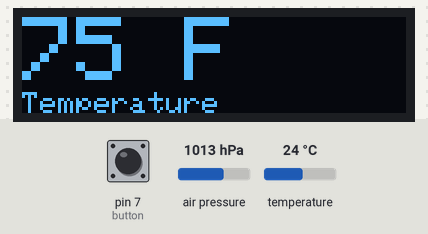
The sketch below on a simulated Arduino Uno, built with avr-gcc and run on an emulated ATmega328P. On the bench: 128×32 one-colour display. The inputs (shaded band) are chosen by the test bench; at power-on: pin 7 (button) HIGH, temperature 24 °C, air pressure 1013 hPa. What the sketch prints to the serial monitor is not drawn.

Above: at 3.4 s.
3.5 s: pin 7 (button) pulled LOW for 0.9 s
At 4.8 s:
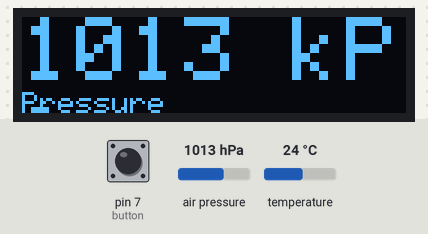
6.7 s: temperature set to 12 °C
At 7.9 s:
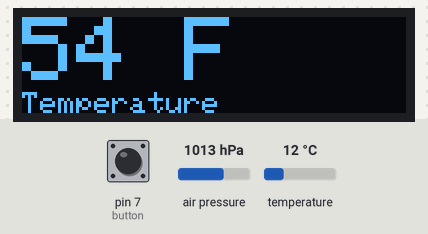
8.2 s: temperature set to 19 °C
At 8.8 s:
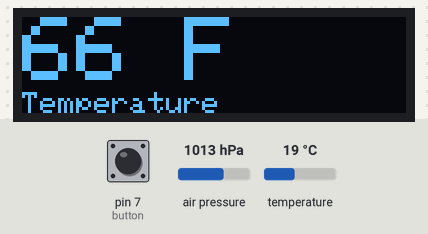
9.8 s: temperature set to 28 °C
At 10.9 s:
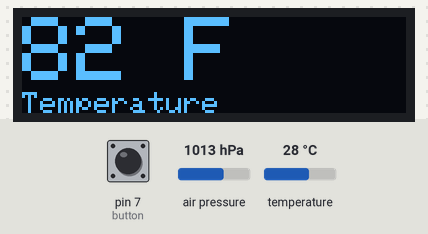
11.3 s: pin 7 (button) pulled LOW for 3.2 s
At 13.4 s:
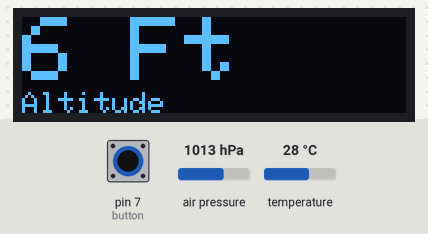
16.0 s: air pressure set to 952 hPa
At 16.9 s:
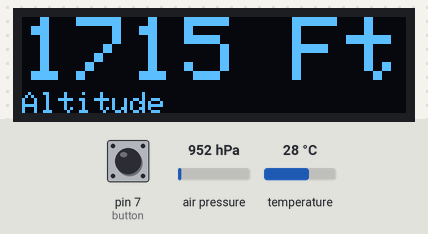
Timing chart, 0 to 18.5 s (numbered marks = the images above; inputs shaded):
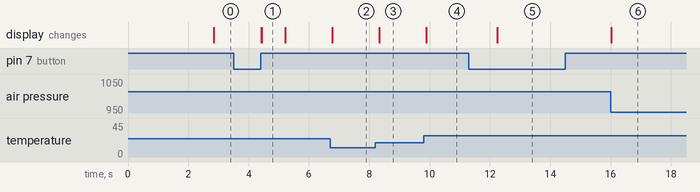

The sketch:

4runnerproject.ino
```cpp
#include <OneWire.h>
#include <DallasTemperature.h>
#include <SPI.h>
#include <Wire.h>
#include <Adafruit_GFX.h>
#include <Adafruit_SSD1306.h>
#include <Adafruit_BMP085.h>
#include <ezButton.h>
#define seaLevelPressure_hPa 1013.25

Adafruit_BMP085 bmp;


#define SCREEN_WIDTH 128
#define SCREEN_HEIGHT 32
#define OLED_RESET -1
#define SCREEN_ADDRESS 0x3C
Adafruit_SSD1306 display(SCREEN_WIDTH, SCREEN_HEIGHT, &Wire, OLED_RESET);
OneWire oneWire(2);
DallasTemperature sensors(&oneWire);
ezButton button(7);


int currentTemp(0);
String strTemp(0);


void setup(void)
{
  sensors.begin();
  Serial.begin(9600);
  button.setDebounceTime(30);

  Wire.begin();  // Initialize I2C communication
  if (!display.begin(SSD1306_SWITCHCAPVCC, SCREEN_ADDRESS)) {
    Serial.println(F("SSD1306 allocation failed"));
    for (;;);
  }
  if (!bmp.begin(0x77)) {
	Serial.println("Could not find a valid BMP085 sensor, check wiring!");
	while (1) {}
  }
  display.clearDisplay();
  display.setTextSize(4);
  display.setTextColor(WHITE);
  display.setCursor(0, 0);

  display.print("JULIE");
  display.display();
  delay(2000);


}
int alti(0);
String strAlti;
String strPressure;
int screen = 0.0;
int pressure = 0;
int switchCheck;
double volts;

void loop(){
  button.loop();
  if(button.isPressed()){
    if(screen < 3) {
      screen++;
    }else {
      screen = 0;
    }
    Serial.print("The button is pressed");
  }
  if(button.isReleased()){
    Serial.print("The button has been released");
  }


  switch(screen) {
    case 0:
      sensors.requestTemperatures();
      currentTemp = ((sensors.getTempCByIndex(0) * 9.0) / 5.0 + 32.0) + 0.5;
      strTemp = String(currentTemp);
      strTemp = String(currentTemp) + " " + "F";
      display.clearDisplay();
      display.setTextSize(3);
      display.setCursor(0, 0);
      display.print(strTemp);
      display.setCursor(0,25);
      display.setTextSize(1);
      display.print("Temperature");
      display.display();
      break;
    case 1:
      alti = bmp.readAltitude(seaLevelPressure_hPa * 100) * 3.28;
      strAlti = String(alti) + " Ft";
      display.clearDisplay();
      display.setTextSize(3);
      display.setCursor(0, 0);
      display.print(strAlti);
      display.setCursor(0,25);
      display.setTextSize(1);
      display.print("Altitude");
      display.display();
      break;
    case 2:
      pressure = bmp.readPressure() / 100;
      strPressure = String(pressure) + " kPa";
      display.clearDisplay();
      display.setTextSize(3);
      display.setCursor(0, 0);
      display.print(strPressure);
      display.setCursor(0,25);
      display.setTextSize(1);
      display.print("Pressure");
      display.display();
      break;


  }


  //delay(100);
}
```

Measured:
- after the input at 3.5 s, the display: first changes after 0.92 s (image 1 shows a later state)
- after the input at 6.7 s, the display: changes after 0.07 s (image 2)
- after the input at 8.2 s, the display: changes after 0.13 s (image 3)
- after the input at 9.8 s, the display: changes after 0.09 s (image 4)
- after the input at 11.3 s, the display: changes after 0.94 s (image 5)
- after the input at 16.0 s, the display: changes at once (image 6)
- what the display in image 1 shows lasts 0.8 s, from 4.4 s to 5.2 s
